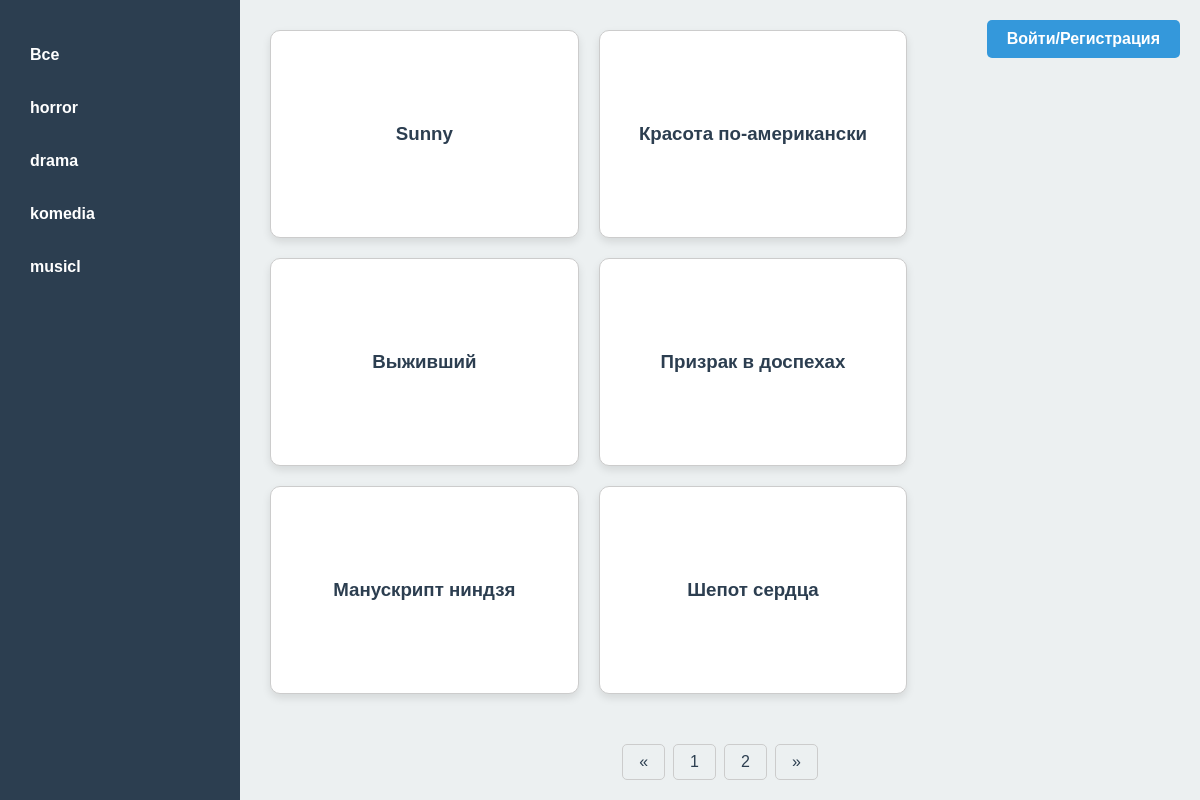
The app's page /komedia/ with its own data.
### main/models.py (models this page shows)
class Genr(models.Model):
    genr = models.CharField(max_length=30)
    slug = models.SlugField(max_length=200)
    def __str__(self):
        return self.genr

class Movie(models.Model):
    name = models.CharField(max_length=50)
    slug = models.SlugField(max_length=200)
    year = models.IntegerField(max_length=4)
    during = models.IntegerField(max_length=10)
    grade = models.IntegerField(max_length=2)
    description = models.TextField()
    category = models.ForeignKey(to=Genr, on_delete=models.PROTECT)
    class Meta():
        ordering = ('id',)
    def __str__(self):
        return self.name

### main/views.py (the view)
# urls.py: path('',views.index,name='glavni'),
def index(request,genr='all',page_nm=1):
    if request.user.is_authenticated:
        is_auth = True
        username = request.user.username
    else:
        username = ''
        is_auth = False
    if genr == 'all':
        movie = Movie.objects.all()
    else:
        horror_category = Genr.objects.get(genr=genr)
        movie = Movie.objects.filter(category=horror_category)
    paginator = Paginator(movie,6)
    current_page = paginator.page(page_nm)
    genrs = Genr.objects.all()
    context = {'movies':current_page,
               'genrs':genrs,
               'page_nm':paginator,
               'genr':genr,
               'username':username,
               'is_auth':is_auth}
    return render(request,'main/main.html', context)

### templates/main/main.html (shortened to what this page needs)
<!DOCTYPE html>
<html lang="ru">
<head>
</head>
<body>
    <div class="sidebar">
        <ul>
            <li><a href="/">Все</a></li>
            {% for genr in genrs %}
            <li><a href="{% url 'movie_genr' genr=genr %}">{{ genr }}</a></li>
            {% endfor %}
        </ul>
    </div>
    <div class="content-wrapper">
        {%if not is_auth%}
        <a href="{% url 'login' %}" class="login-button">Войти/Регистрация</a>
        {%else%}
        <a href="{%url 'logout'%}" class="login-button">Выйти</a>
        <h2 class="user_name">Привет, {{username}}</h2>
        {%endif%}
        <div class="main-content">
            {% for movie in movies %}
            <div class="movie-card">
                <a href="{% url 'movie_detail' genr=movie.category.slug moox=movie.slug  %}"><h3>{{movie}}</h3></a>
            </div>
            {% endfor %}
        </div>
        <div class="pagination">
            <a href="#" >&laquo;</a>
            {%for page in page_nm.page_range%}
            <a href="{% url 'movie_genr' genr=genr page_nm=page %}">{{page}}</a>
            {%endfor%}
            <a href="#">&raquo;</a>
        </div>
    </div>
</body>
</html>

### templates/main/main.html (style rules this page uses)
body { font-family: Arial, sans-serif; display: flex; flex-direction: column; margin: 0; padding: 0; min-height: 100vh; }
.sidebar { width: 20%; background-color: #2c3e50; padding: 20px; color: white; height: 100vh; position: fixed; }
.sidebar ul { list-style-type: none; padding: 0; }
.sidebar ul li { margin: 15px 0; }
.sidebar ul li a { text-decoration: none; color: white; font-weight: bold; display: block; padding: 10px; border-radius: 5px; transition: background-color 0.3s ease; }
.content-wrapper { margin-left: 20%; width: 80%; display: flex; flex-direction: column; background-color: #ecf0f1; flex: 1; position: relative; }
.login-button { position: absolute; top: 20px; right: 20px; background-color: #3498db; color: white; padding: 10px 20px; border-radius: 5px; text-decoration: none; font-weight: bold; transition: background-color 0.3s ease; }
.main-content { padding: 20px; display: flex; flex-wrap: wrap; background-color: #ecf0f1; flex: 1; }
.movie-card { border: 1px solid #ccc; border-radius: 10px; padding: 20px; margin: 10px; width: calc(33.333% - 40px); background-color: white; box-shadow: 0 4px 8px rgba(0, 0, 0, 0.1); cursor: pointer; transition: transform 0.3s ease, box-shadow 0.3s ease; position: relative; }
.movie-card a { text-decoration: none; color: #2c3e50; position: absolute; top: 0; left: 0; width: 100%; height: 100%; display: flex; justify-content: center; align-items: center; z-index: 1; padding: 20px; box-sizing: border-box; }
.movie-card h3 { margin: 0; z-index: 2; }
.pagination { display: flex; justify-content: center; padding: 20px; background-color: #ecf0f1; }
.pagination a { color: #2c3e50; padding: 8px 16px; text-decoration: none; border: 1px solid #ccc; margin: 0 4px; border-radius: 5px; transition: background-color 0.3s ease, color 0.3s ease; }

### records on screen
Genr: genr "horror"
Genr: genr "drama"
Genr: genr "komedia"
Genr: genr "musicl"
Movie: name "Sunny"
Movie: name "Красота по-американски"
Movie: name "Выживший"
Movie: name "Призрак в доспехах"
Movie: name "Манускрипт ниндзя"
Movie: name "Шепот сердца"

### other values on screen
{{ page }} "1" "2"
